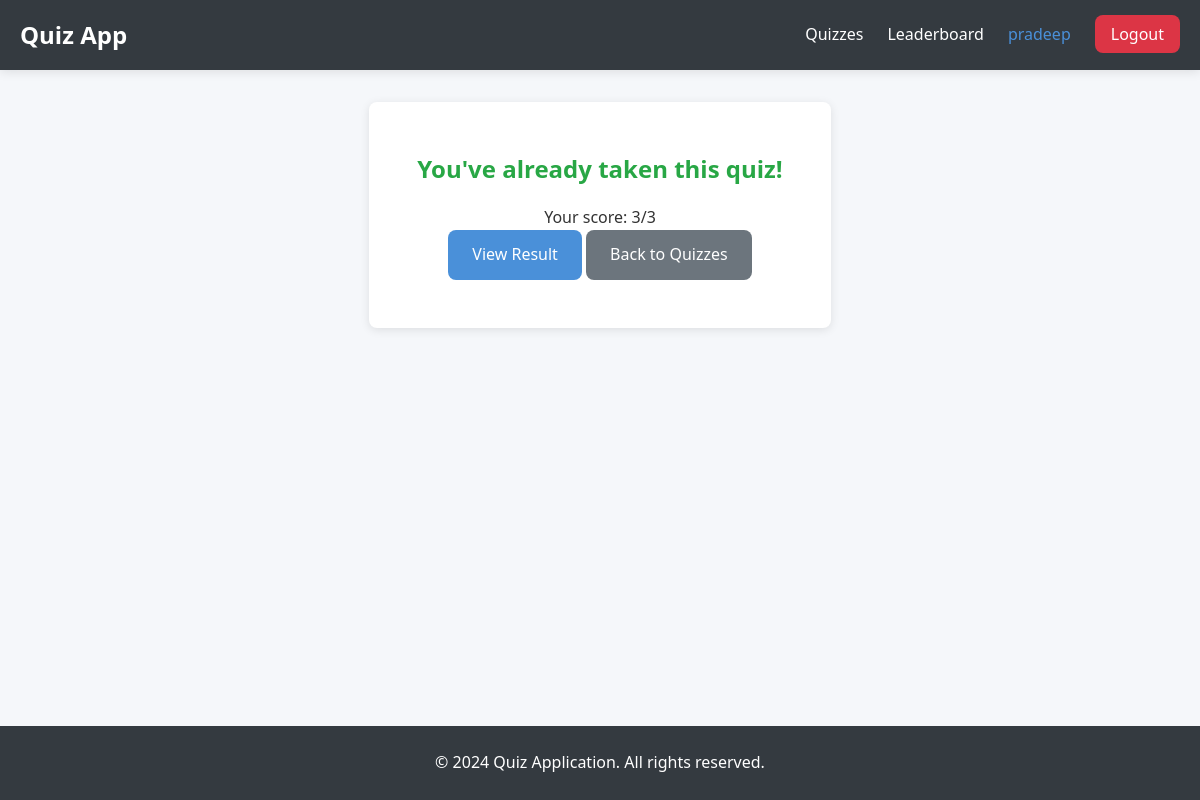
Screenshot of /quiz/1 (signed in) with the database file from the repository.
### app.py (models this page shows)
class User(UserMixin, db.Model):
    id = db.Column(db.Integer, primary_key=True)
    username = db.Column(db.String(150), unique=True, nullable=False)
    password_hash = db.Column(db.String(200), nullable=False)
    is_admin = db.Column(db.Boolean, default=False)
    scores = db.relationship('Score', backref='user', lazy=True)

class Score(db.Model):
    id = db.Column(db.Integer, primary_key=True)
    user_id = db.Column(db.Integer, db.ForeignKey('user.id'), nullable=False)
    quiz_id = db.Column(db.Integer, db.ForeignKey('quiz.id'), nullable=False)
    score = db.Column(db.Integer, nullable=False)
    total_questions = db.Column(db.Integer, nullable=False)
    completed_at = db.Column(db.DateTime, default=datetime.utcnow)
    quiz = db.relationship('Quiz')

### app.py (the view)
@app.route('/quiz/<int:quiz_id>')
@login_required
def quiz(quiz_id):
    quiz_obj = Quiz.query.get_or_404(quiz_id)
    existing_score = Score.query.filter_by(user_id=current_user.id, quiz_id=quiz_id).first()
    return render_template('quiz.html', quiz=quiz_obj, existing_score=existing_score)

### app.py (called while the page is built)
@login_manager.user_loader
def load_user(user_id):
    return User.query.get(int(user_id))

### templates/quiz.html (shortened to what this page needs)
{% extends "base.html" %}
{% block content %}
<div class="quiz-container">
    {% if existing_score %}
    <div class="already-taken">
        <h2>You've already taken this quiz!</h2>
        <p>Your score: {{ existing_score.score }}/{{ existing_score.total_questions }}</p>
        <a href="{{ url_for('result', score_id=existing_score.id) }}" class="btn btn-primary">View Result</a>
        <a href="{{ url_for('quizzes') }}" class="btn btn-secondary">Back to Quizzes</a>
    </div>
    {% endif %}
</div>
{% endblock %}

### templates/base.html (shortened to what this page needs)
<!DOCTYPE html>
<html lang="en">
<head>
    <link rel="stylesheet" href="{{ url_for('static', filename='css/styles.css') }}">
</head>
<body>
    <nav class="navbar">
        <div class="container">
            <a href="{{ url_for('index') }}" class="logo">Quiz App</a>
            <ul class="nav-links">
                {% if current_user.is_authenticated %}
                    <li><a href="{{ url_for('quizzes') }}">Quizzes</a></li>
                    <li><a href="{{ url_for('leaderboard') }}">Leaderboard</a></li>
                    <li><span class="username">{{ current_user.username }}</span></li>
                    <li><a href="{{ url_for('logout') }}" class="btn-logout">Logout</a></li>
                {% endif %}
            </ul>
        </div>
    </nav>
    <div class="container main-content">
        {% block content %}{% endblock %}
    </div>
    <footer class="footer">
        <div class="container">
            <p>&copy; 2024 Quiz Application. All rights reserved.</p>
        </div>
    </footer>
</body>
</html>

### static/css/styles.css (style rules this page uses)
:root { --primary-color: #4a90d9; --secondary-color: #6c757d; --success-color: #28a745; --danger-color: #dc3545; --warning-color: #ffc107; --light-bg: #f8f9fa; --dark-bg: #343a40; --text-color: #333; --border-radius: 8px; --box-shadow: 0 2px 10px rgba(0, 0, 0, 0.1); }
* { margin: 0; padding: 0; box-sizing: border-box; }
body { font-family: 'Segoe UI', Tahoma, Geneva, Verdana, sans-serif; background-color: #f5f7fa; color: var(--text-color); line-height: 1.6; min-height: 100vh; display: flex; flex-direction: column; }
.container { max-width: 1200px; margin: 0 auto; padding: 0 20px; }
.navbar { background-color: var(--dark-bg); color: white; padding: 1rem 0; box-shadow: var(--box-shadow); }
.navbar .container { display: flex; justify-content: space-between; align-items: center; }
.navbar .logo { font-size: 1.5rem; font-weight: bold; color: white; text-decoration: none; }
.nav-links { display: flex; list-style: none; gap: 1.5rem; align-items: center; }
.nav-links a { color: white; text-decoration: none; transition: color 0.3s; }
.nav-links .username { color: var(--primary-color); font-weight: 500; }
.btn-logout { background-color: var(--danger-color); padding: 0.5rem 1rem; border-radius: var(--border-radius); }
.main-content { flex: 1; padding: 2rem 0; }
.btn { display: inline-block; padding: 0.75rem 1.5rem; border: none; border-radius: var(--border-radius); font-size: 1rem; cursor: pointer; text-decoration: none; text-align: center; transition: all 0.3s; }
.btn-primary { background-color: var(--primary-color); color: white; }
.btn-secondary { background-color: var(--secondary-color); color: white; }
.quiz-container { max-width: 800px; margin: 0 auto; }
.already-taken { text-align: center; background: white; padding: 3rem; border-radius: var(--border-radius); box-shadow: var(--box-shadow); }
.already-taken h2 { color: var(--success-color); margin-bottom: 1rem; }
.footer { background-color: var(--dark-bg); color: white; padding: 1.5rem 0; text-align: center; margin-top: auto; }

### rows the page displays
User: username "pradeep"
Score: score "3", total_questions "3"
